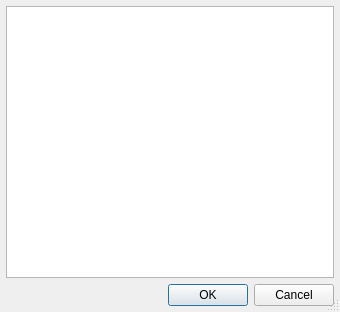
<?xml version="1.0" encoding="UTF-8"?>
<ui version="4.0">
 <class>PropertyEditorDialog</class>
 <widget class="QDialog" name="PropertyEditorDialog">
  <property name="geometry">
   <rect>
    <x>0</x>
    <y>0</y>
    <width>340</width>
    <height>312</height>
   </rect>
  </property>
  <property name="windowTitle">
   <string>Dialog</string>
  </property>
  <property name="sizeGripEnabled">
   <bool>true</bool>
  </property>
  <property name="modal">
   <bool>false</bool>
  </property>
  <layout class="QVBoxLayout" name="verticalLayout">
   <property name="leftMargin">
    <number>6</number>
   </property>
   <property name="topMargin">
    <number>6</number>
   </property>
   <property name="rightMargin">
    <number>6</number>
   </property>
   <property name="bottomMargin">
    <number>6</number>
   </property>
   <item>
    <widget class="QTableView" name="tableView">
     <property name="focusPolicy">
      <enum>Qt::NoFocus</enum>
     </property>
    </widget>
   </item>
   <item>
    <widget class="QDialogButtonBox" name="buttonBox">
     <property name="orientation">
      <enum>Qt::Horizontal</enum>
     </property>
     <property name="standardButtons">
      <set>QDialogButtonBox::Cancel|QDialogButtonBox::Ok</set>
     </property>
    </widget>
   </item>
  </layout>
 </widget>
 <resources/>
 <connections>
  <connection>
   <sender>buttonBox</sender>
   <signal>accepted()</signal>
   <receiver>PropertyEditorDialog</receiver>
   <slot>accept()</slot>
   <hints>
    <hint type="sourcelabel">
     <x>248</x>
     <y>254</y>
    </hint>
    <hint type="destinationlabel">
     <x>157</x>
     <y>274</y>
    </hint>
   </hints>
  </connection>
  <connection>
   <sender>buttonBox</sender>
   <signal>rejected()</signal>
   <receiver>PropertyEditorDialog</receiver>
   <slot>reject()</slot>
   <hints>
    <hint type="sourcelabel">
     <x>316</x>
     <y>260</y>
    </hint>
    <hint type="destinationlabel">
     <x>286</x>
     <y>274</y>
    </hint>
   </hints>
  </connection>
 </connections>
</ui>
